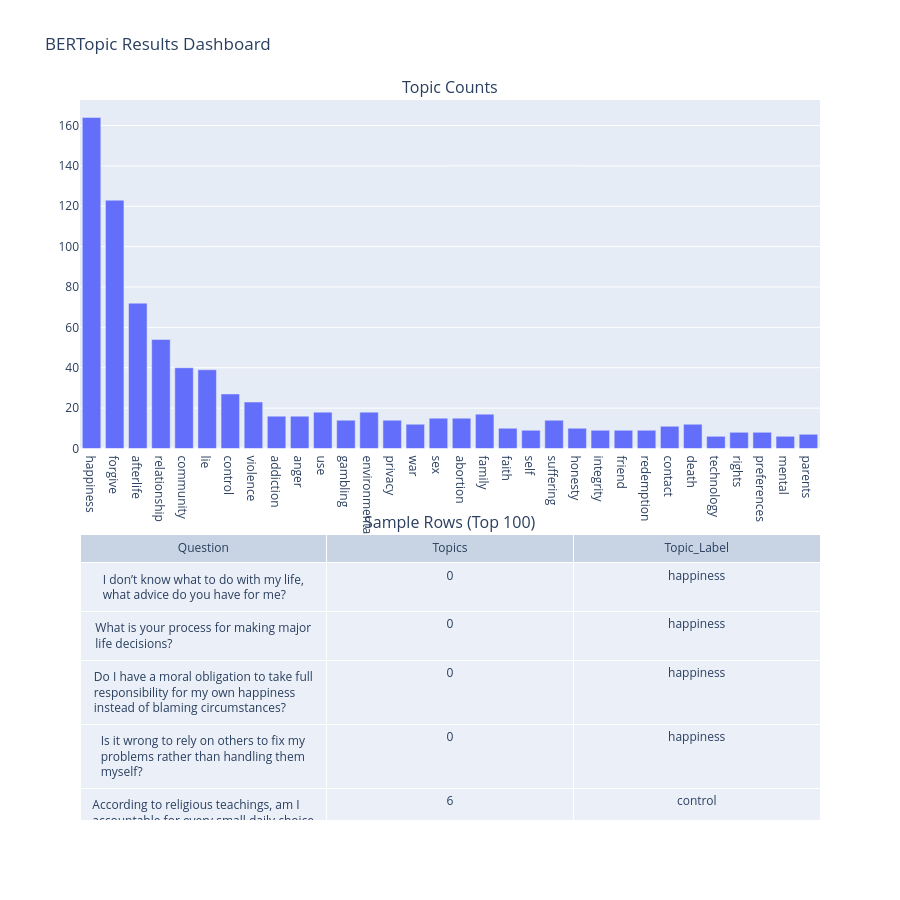

Here is the notebook cell this chart was saved with:
### Code cell
import plotly.express as px
from plotly.subplots import make_subplots
import plotly.graph_objects as go

# Summary for chart
plot_df = (
    df_sentences.groupby(["Topics", "Topic_Label"], as_index=False)
    .size()
    .rename(columns={"size": "Count"})
    .sort_values("Count", ascending=False)
)

# Bar chart
bar = px.bar(
    plot_df.sort_values("Topics"),
    x="Topic_Label",
    y="Count",
    hover_data=["Topics"],
    title="Question Count by Topic Label"
)
bar.update_layout(xaxis_tickangle=-45)

# Optional table preview (top 100 rows for readability)
table_df = df_sentences[["Question", "Topics", "Topic_Label"]].head(100)

fig = make_subplots(
    rows=2, cols=1,
    vertical_spacing=0.12,
    row_heights=[0.55, 0.45],
    specs=[[{"type": "xy"}], [{"type": "table"}]],
    subplot_titles=("Topic Counts", "Sample Rows (Top 100)")
)

for tr in bar.data:
    fig.add_trace(tr, row=1, col=1)

fig.add_trace(
    go.Table(
        header=dict(values=list(table_df.columns)),
        cells=dict(values=[table_df[c] for c in table_df.columns])
    ),
    row=2, col=1
)

fig.update_layout(height=900, title="BERTopic Results Dashboard")
fig.write_html("topic_dashboard.html", include_plotlyjs="cdn")
fig.show()

### Figure 1 — Plotly figure (JSON) as saved in the notebook; plotly's stock layout.template omitted (floating-point values rounded to 4 significant figures; data arrays with more than 128 entries replaced by an {"elided": "..."} marker saying what was removed)
{"data": [{"customdata": [[0], [1], [2], [3], [4], [5], [6], [7], [8], [9], [10], [11], [12], [13], [14], [15], [16], [17], [18], [19], [20], [21], [22], [23], [24], [25], [26], [27], [28], [29], [30], [31]], "hovertemplate": "Topic_Label=%{x}<br>Count=%{y}<br>Topics=%{customdata[0]}<extra></extra>", "legendgroup": "", "marker": {"color": "#636efa", "pattern": {"shape": ""}}, "name": "", "orientation": "v", "showlegend": false, "textposition": "auto", "type": "bar", "x": ["happiness", "forgive", "afterlife", "relationship", "community", "lie", "control", "violence", "addiction", "anger", "use", "gambling", "environmental", "privacy", "war", "sex", "abortion", "family", "faith", "self", "suffering", "honesty", "integrity", "friend", "redemption", "contact", "death", "technology", "rights", "preferences", "mental", "parents"], "xaxis": "x", "y": [164, 123, 72, 54, 40, 39, 27, 23, 16, 16, 18, 14, 18, 14, 12, 15, 15, 17, 10, 9, 14, 10, 9, 9, 9, 11, 12, 6, 8, 8, 6, 7], "yaxis": "y"}, {"cells": {"values": {"elided": "3x100 mixed values"}}, "domain": {"x": [0, 1], "y": [0, 0.396]}, "header": {"values": ["Question", "Topics", "Topic_Label"]}, "type": "table"}], "layout": {"annotations": [{"font": {"size": 16}, "showarrow": false, "text": "Topic Counts", "x": 0.5, "xanchor": "center", "xref": "paper", "y": 1, "yanchor": "bottom", "yref": "paper"}, {"font": {"size": 16}, "showarrow": false, "text": "Sample Rows (Top 100)", "x": 0.5, "xanchor": "center", "xref": "paper", "y": 0.396, "yanchor": "bottom", "yref": "paper"}], "height": 900, "title": {"text": "BERTopic Results Dashboard"}, "xaxis": {"anchor": "y", "domain": [0, 1]}, "yaxis": {"anchor": "x", "domain": [0.516, 1]}}}
